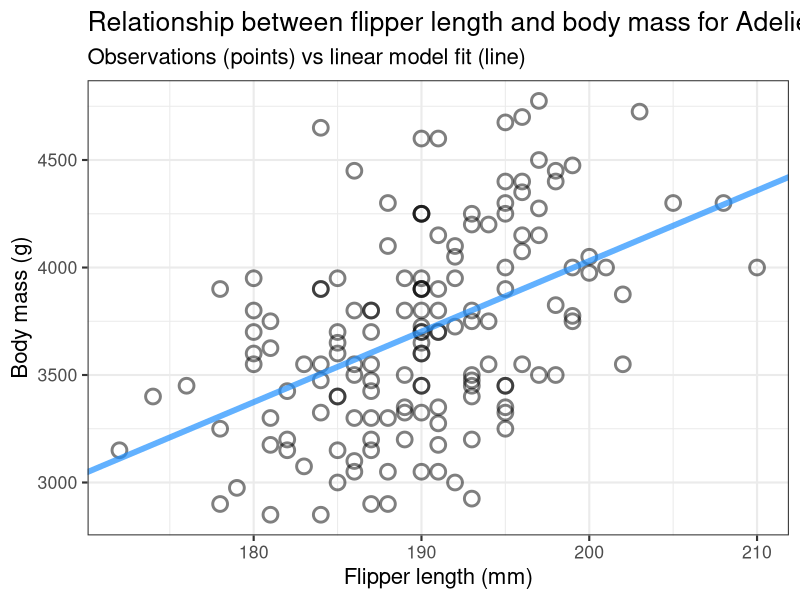

The R script that drew this image:
## ---- chunk 1
#| label: setup
#| echo: false
#| message: false
library(palmerpenguins)
library(dplyr)
library(ggplot2)
## ---- chunk 2
#| label: analysis
data = (penguins 
  |> dplyr::filter(species == "Adelie")
)

model_coef = (
  lm(body_mass_g ~ flipper_length_mm, data = data)
  |> coefficients()
)
## ---- chunk 3
#| label: plot
#| echo: false
#| fig-width: 9.5
#| fig-height: 7
#| fig-align: center
(ggplot(data)
  + geom_point(
    aes(x = flipper_length_mm,
        y = body_mass_g),
    shape = 1, size = 4, stroke = 1.5, alpha = 0.5
    )
  + geom_abline(intercept = model_coef[1], slope = model_coef[2],
                linewidth = 2, colour = "dodgerblue", alpha = 0.7)
  + labs(
    x = "Flipper length (mm)",
    y = "Body mass (g)",
    title = "Relationship between flipper length and body mass for Adelie penguins",
    subtitle = "Observations (points) vs linear model fit (line)"
  )
  + theme_bw(
    base_size = 16
  )
)
